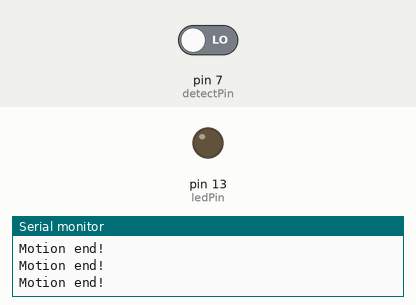
Bench run of a sketch on a simulated Arduino Uno, built with avr-gcc and run on an emulated ATmega328P. Parts: output pins drawn as LEDs (lit = HIGH), the last lines printed to the serial monitor. Inputs (shaded band) come from the test bench; at power-on: pin 7 (detectPin) LOW.

Above: at 1.8 s.
1.9 s: pin 7 (detectPin) driven HIGH
At 2.6 s:
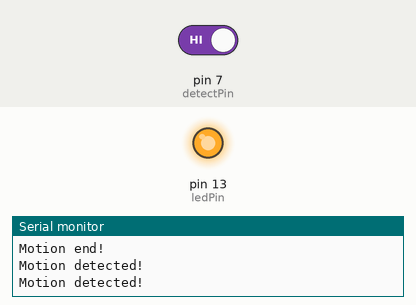
3.5 s: pin 7 (detectPin) driven LOW
At 3.8 s:
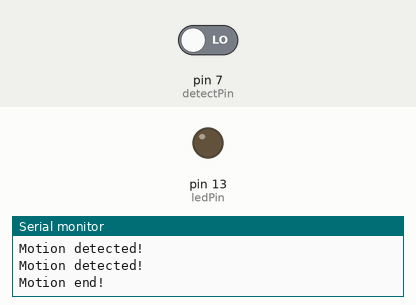
Timing chart, 0 to 6.5 s (numbered marks = the images above; inputs shaded):
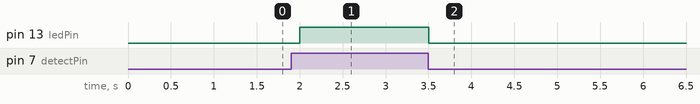

Measured:
- after the input at 1.9 s, pin 13 (ledPin): LOW → HIGH after 0.10 s
- after the input at 3.5 s, pin 13 (ledPin): HIGH → LOW at once

The sketch:

sensitivity.ino
```cpp
int ledPin = 13;
int detectPin = 7;
int sensor_state = LOW;
int input = LOW;


void setup() {
  // put your setup code here, to run once:
  pinMode(ledPin,OUTPUT);
  pinMode(detectPin,INPUT);
  Serial.begin(9600);
}

void loop() {
  // put your main code here, to run repeatedly:
  input = digitalRead(detectPin);
  if(input == HIGH){
    digitalWrite(ledPin,HIGH);
    Serial.println("Motion detected!");
    }else{
      digitalWrite(ledPin,LOW);
      Serial.println("Motion end!");
    }
    delay(500);
}
```
